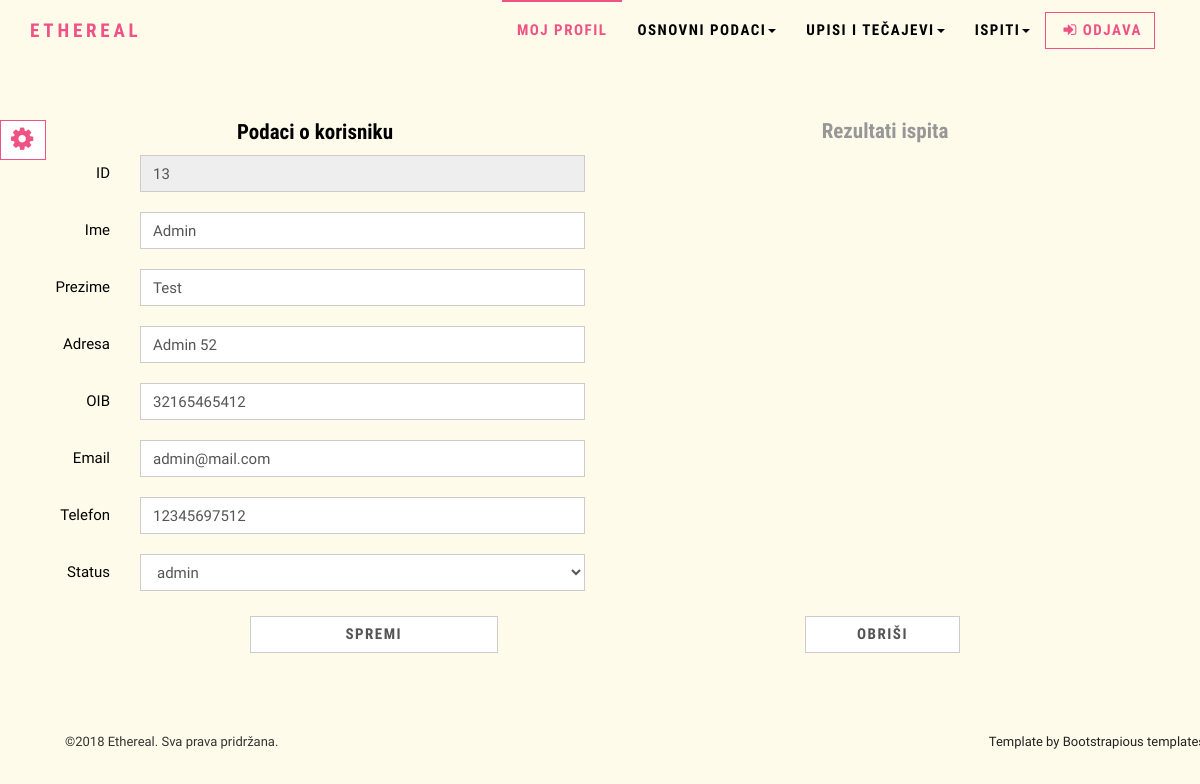
Screenshot of /php/user.php?id=13 (signed in) with the database file from the repository.
### tables this page shows
CREATE TABLE `users` (
  `id` int(11) NOT NULL,
  `ime` varchar(30) NOT NULL,
  `prezime` varchar(30) NOT NULL,
  `username` varchar(255) NOT NULL,
  `password` varchar(255) NOT NULL,
  `oib` varchar(11) NOT NULL,
  `email` varchar(255) NOT NULL,
  `telefon` varchar(50) NOT NULL,
  `adresa` varchar(50) NOT NULL,
  `datum_rodjenja` date NOT NULL,
  `id_status_fk` int(11) NOT NULL
);

CREATE TABLE `roles` (
  `id` int(11) NOT NULL,
  `status` varchar(30) NOT NULL
);

### php/user.php (the view, shortened to what this page needs)
<?php
$con = spajanje();
$isAdmin = checkStatus();
if($isAdmin !== 1){
	header("refresh:2;url=index.php");
	die("Nemate ovlasti za pristup ovoj stranici! Prebacujem na index.php...");
}
else{
$id=$_GET['id'];
$sql = "SELECT *
		FROM users
		WHERE id = $id;";
$result = mysqli_query($con, $sql);
	if (mysqli_num_rows($result) == 1){
		$user = mysqli_fetch_assoc($result);
	}
}
require_once "includes/header.php";
?>
<form class="form-horizontal" action ="" method = "post">
	<div class="col-sm-6">
	<h4>Podaci o korisniku</h4>
		<div class="form-group">
			<label for="id_polaznik" class="col-sm-2 control-label">ID</label>
			<div class="col-sm-10">
			<input type="text" class="form-control" placeholder="id_polaznik" value="<?php if(isset($user['id'])) echo  $user['id'];?>" disabled="disabled">
			</div>
		</div>
		<div class="form-group">
			<label for ="ime" class="col-sm-2 control-label">Ime</label>
			<div class="col-sm-10">
				<input type="text" id="ime" name="ime" class ="form-control" value="<?=$user['ime'];?>"/>
			</div>
		</div>
		<div class="form-group">
			<label for ="prezime" class="col-sm-2 control-label">Prezime</label>
			<div class="col-sm-10">
				<input type="text" id="prezime" name="prezime" class ="form-control" value="<?=$user['prezime'];?>"/>
			</div>
		</div>
		<div class="form-group">
			<label for ="adresa" class="col-sm-2 control-label">Adresa</label>
			<div class="col-sm-10">
				<input type="text" id="adresa" name="adresa" class ="form-control" value="<?=$user['adresa'];?>"/>
			</div>
		</div>
		<div class="form-group">
			<label for ="oib" class="col-sm-2 control-label">OIB</label>
			<div class="col-sm-10">
				<input type="text" id="oib" name="oib" class ="form-control" value="<?=$user['oib'];?>"/>
			</div>
		</div>
		<div class="form-group">
			<label for ="email" class="col-sm-2 control-label">Email</label>
			<div class="col-sm-10">
				<input type="email" id="email" name="email" class ="form-control" value="<?=$user['email'];?>"/>
			</div>
		</div>
		<div class="form-group">
			<label for ="telefon" class="col-sm-2 control-label">Telefon</label>
			<div class="col-sm-10">
				<input type="text" id="telefon" name="telefon" class ="form-control" value="<?=$user['telefon'];?>"/>
			</div>
		</div>
		<div class="form-group">
			<label for ="status" class="col-sm-2 control-label">Status</label>
			<div class="col-sm-10">
				<select id="status" name="status" class ="form-control">
						<?php
						$sql = "SELECT * FROM roles;";
						$res = mysqli_query($con, $sql);
						if(mysqli_num_rows($res)>0){
							while($role = mysqli_fetch_assoc($res)){
								echo '<option value="'.$role['id'].'"';
								if($role['id'] == $user['id_status_fk'])
									echo "selected";
								echo '>';
								echo $role['status'];
								echo '</option>';
							}
						}
						?>
					</select>
				</div>
			</div>
	</div>
	<div class="col-sm-6" id = "load_div">
		<label for ="results" class="col-sm-12 control-label">
			<h4>
				<span onclick = "toggleResults();" id = "loadMore">Rezultati ispita</span>
			</h4>
		</label>
	</div>
	<div class="col-sm-12">
		<div class="col-sm-offset-2 col-sm-3">
			<input type ="submit" id="spremi" name = "spremi" class ="form-control btn btn-ghost submit" value="Spremi" />
		</div>
		<div class="col-sm-offset-3 col-sm-2">
			<button type = "submit" id = "obrisi" name = "obrisi" class ="form-control btn btn-ghost submit"
			onclick = 'return confirm("Jeste li sigurni da želite obrisati korisnika?")' value = "obrisi">Obriši</button>
		</div>
	</div>
</form>
<?php
require "includes/footer.php";
?>

### css/style.default.css (style rules this page uses)
html { height: 100%; }
body { height: 100%; }
a, button { -webkit-transition: all 0.2s ease-out; -moz-transition: all 0.2s ease-out; transition: all 0.2s ease-out; }
.btn-ghost { color: #ef5285; background-color: transparent; border-color: #ef5285; }
body { font-family: "Roboto", Helvetica, Arial, sans-serif; font-size: 15px; line-height: 1.55; color: #000; background-color: #fff; }
.btn { font-weight: 700; font-family: "Roboto Condensed", Helvetica, Arial, sans-serif; text-transform: uppercase; letter-spacing: 0.1em; padding: 6px 12px; font-size: 15px; line-height: 1.55; border-radius: 0px; }
label { font-weight: normal; }
.form-control { display: block; width: 100%; height: 37px; padding: 6px 12px; font-size: 15px; line-height: 1.55; color: #555555; background-color: #fff; background-image: none; border: 1px solid #ccc; border-radius: 0; -webkit-box-shadow: none; box-shadow: none; }
.form-group { margin-bottom: 20px; }
h1, h2, h3, h4, h5, h6, .h1, .h2, .h3, .h4, .h5, .h6 { font-family: "Roboto Condensed", Helvetica, Arial, sans-serif; font-weight: 700; line-height: 1.2; color: #000; }
h4, .h4 { font-size: 21px; font-weight: 700; }

### rows the page displays
users: id "13", ime "Admin", prezime "Test", adresa "Admin 52", oib "32165465412", email "admin@mail.com", telefon "12345697512", status "admin"
